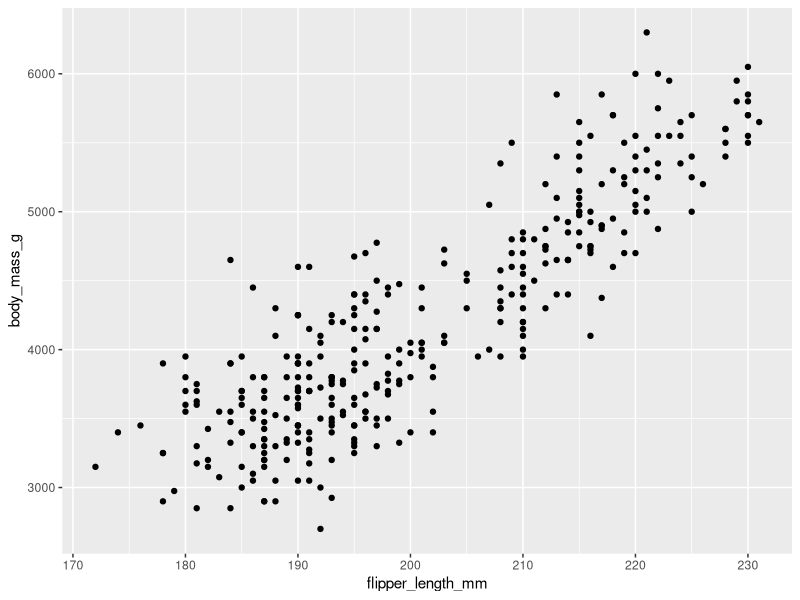
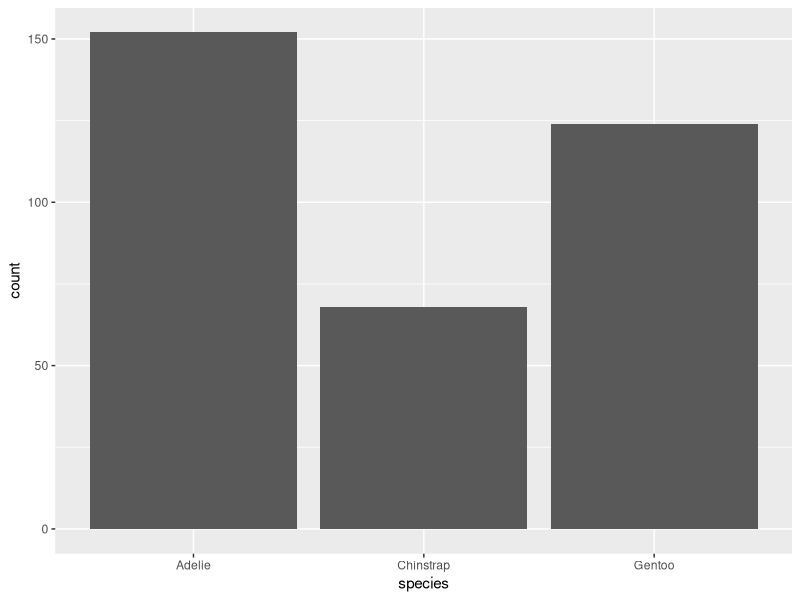
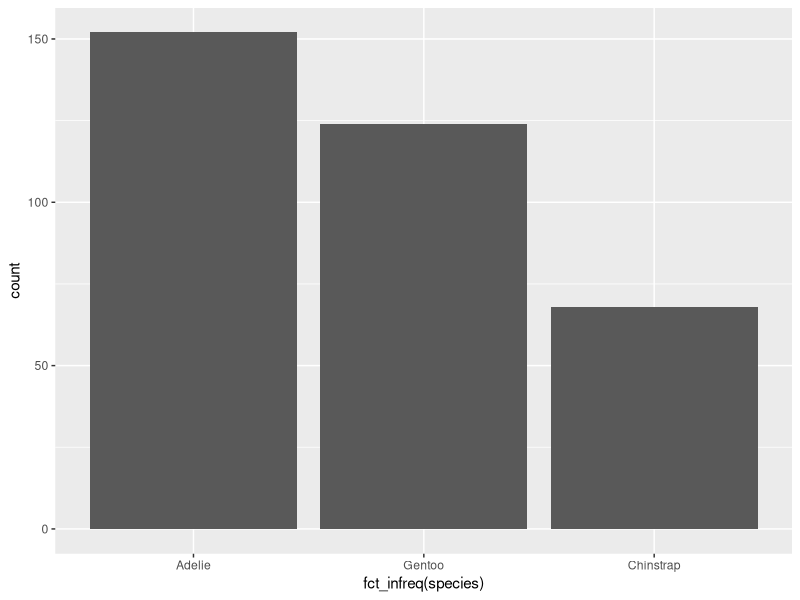
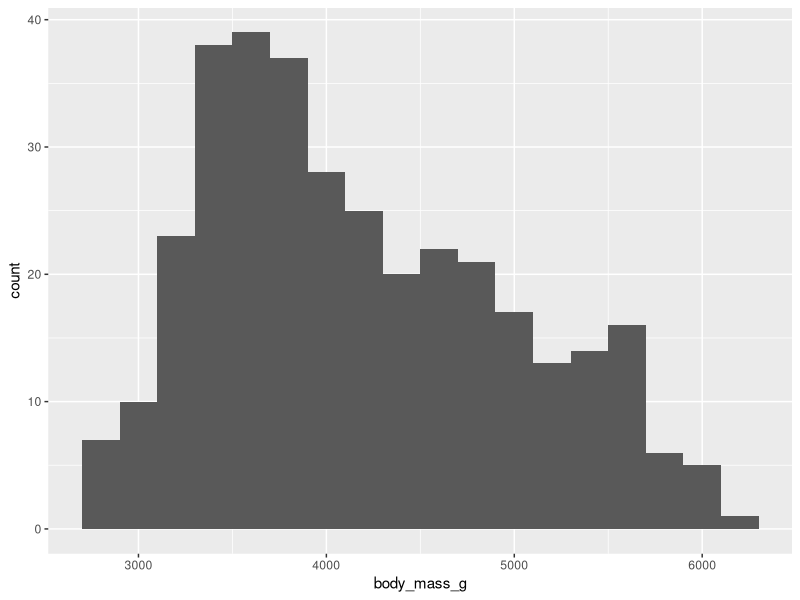
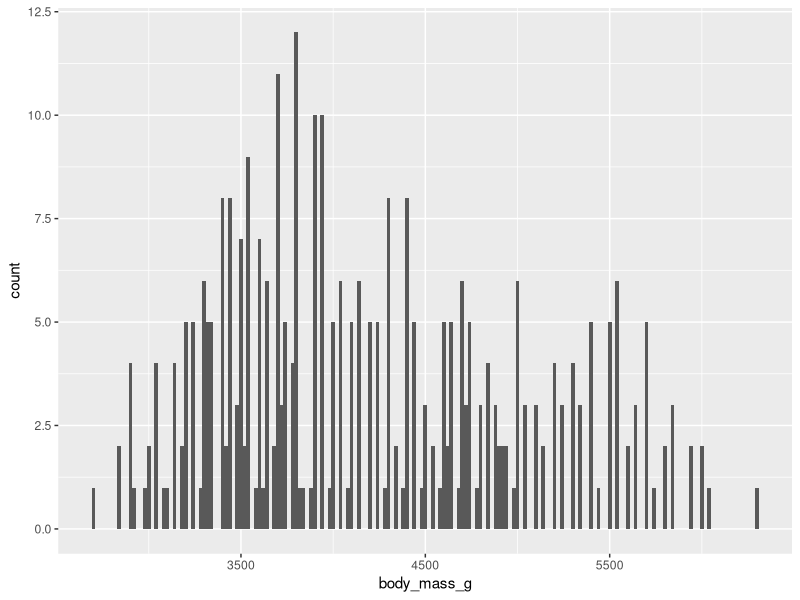
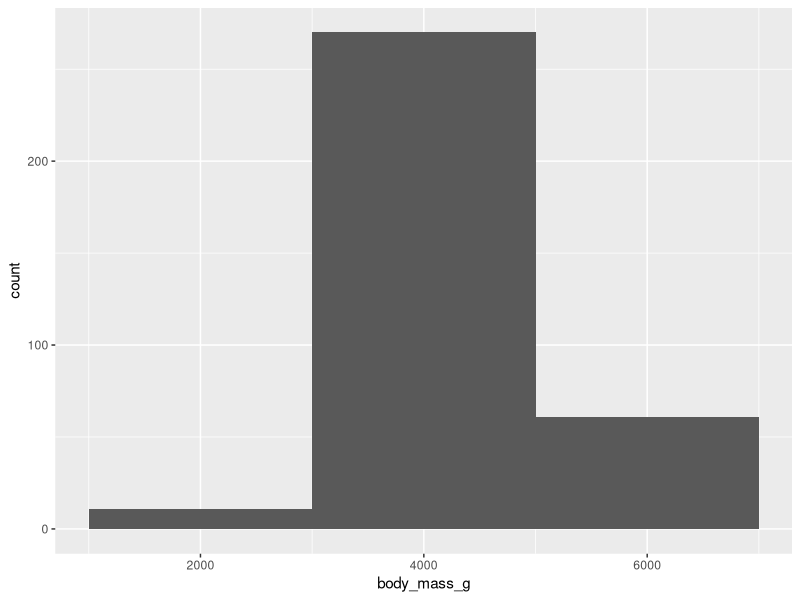
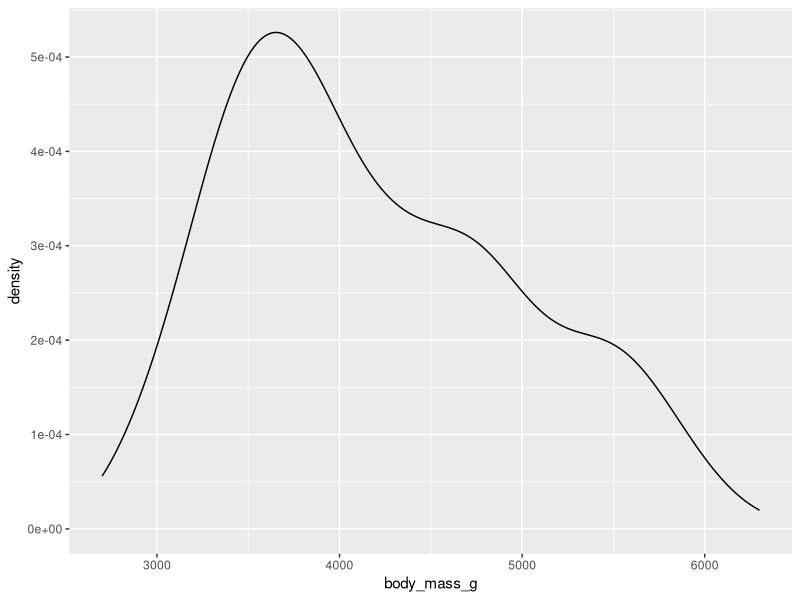
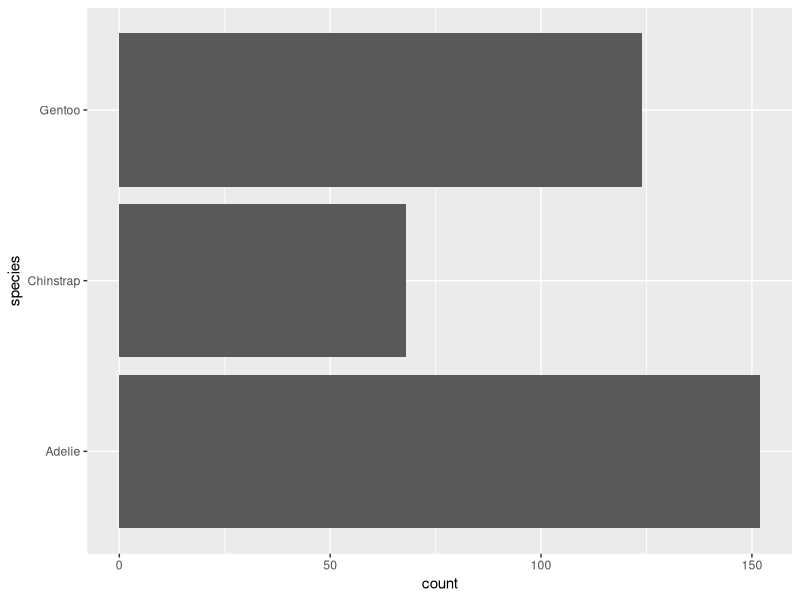

Here is the R script that generated these plots, in order:
## ---- chunk 1
library(tidyverse)
library(palmerpenguins)
library(ggthemes)
## ---- chunk 2
penguins

glimpse(penguins)
## ---- chunk 3

ggplot(data = penguins,
       mapping = aes(x= flipper_length_mm, y = body_mass_g)) +
  geom_point()

## ---- chunk 4

ggplot(penguins, aes(x = species)) +
  geom_bar()

ggplot(penguins, aes(x = fct_infreq(species))) +
  geom_bar()

## ---- chunk 5

ggplot(penguins, aes(x = body_mass_g)) +
  geom_histogram(binwidth = 200)

ggplot(penguins, aes(x = body_mass_g)) +
  geom_histogram(binwidth = 20)

ggplot(penguins, aes(x = body_mass_g)) +
  geom_histogram(binwidth = 2000)

ggplot(penguins, aes(x = body_mass_g)) +
  geom_density()

## ---- chunk 6

ggplot(penguins, aes(y = species)) +
  geom_bar()

## ---- chunk 7

ggplot(penguins, aes(x = species)) +
  geom_bar(color = "red")

ggplot(penguins, aes(x = species)) +
  geom_bar(fill = "red")

## ---- chunk 8

ggplot(penguins, aes(x = species, y = body_mass_g)) +
  geom_boxplot() +
  labs(title = "Body mass by Species (Boxplot)")

ggplot(penguins, aes(x = body_mass_g, color = species)) +
  geom_density(linewidth = 0.75) +
  labs(title = "Body mass by Species (Density)")

